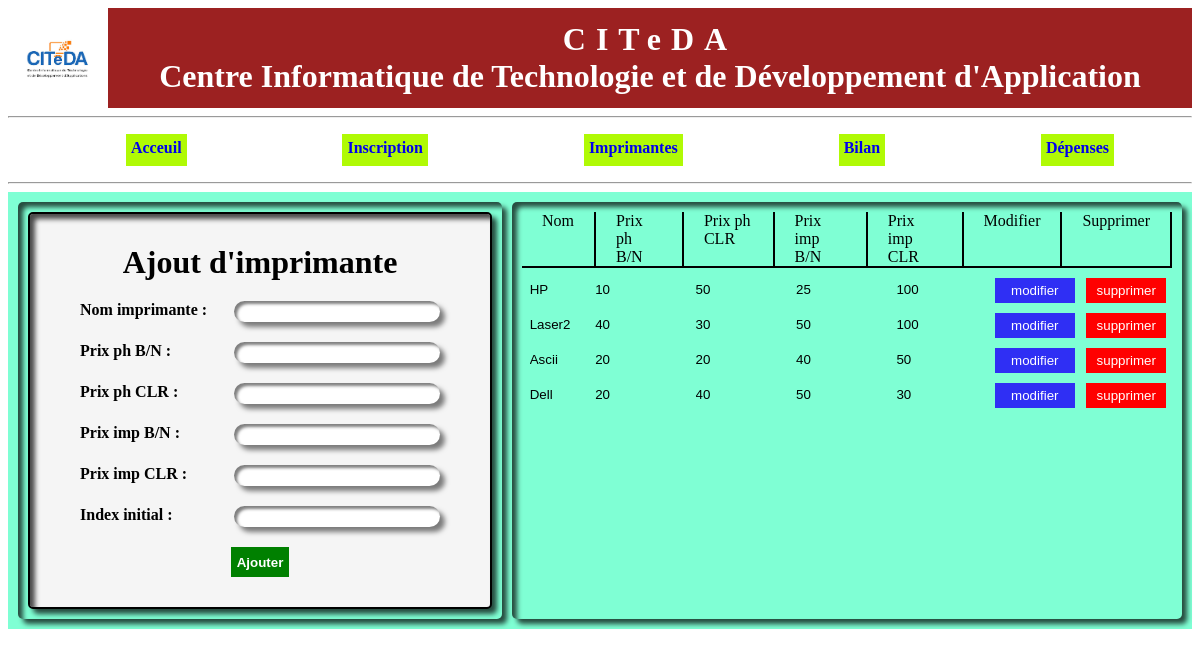
/imprimante.php (signed in), run on an earlier commit of the app's database.
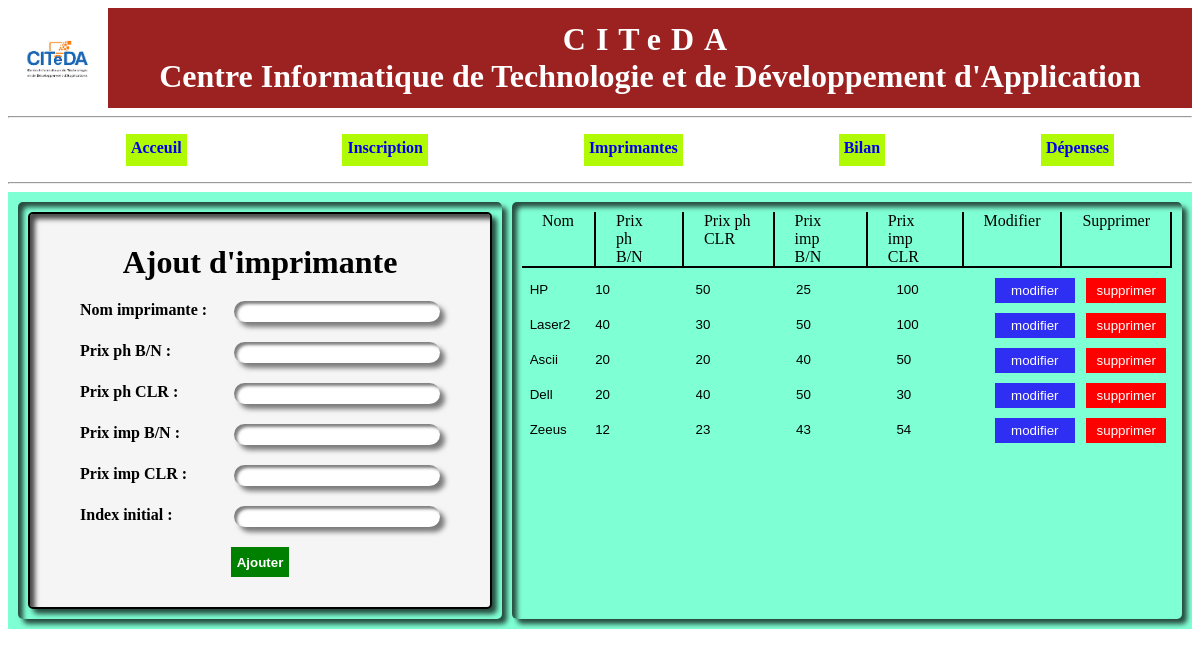
And on a later commit of the database.
### tables this page shows
CREATE TABLE `imprimente` (
  `idimpr` int(10) NOT NULL,
  `nomimpr` varchar(30) NOT NULL,
  `prixphbn` int(10) NOT NULL,
  `priximbn` int(10) NOT NULL,
  `prixphclr` int(10) NOT NULL,
  `priximclr` int(10) NOT NULL
);

### imprimante.php (the view, shortened to what this page needs)
<!DOCTYPE html>
<html lang="en">
<head>
    <link rel="stylesheet" type="text/css" href="header.css">
    <link rel="stylesheet" type="text/css" href="imprimante.css">
</head>
<body>
<?php
try
{
$bdd = new PDO('mysql:host=localhost;dbname=citeda', 'root', '');
}
catch (Exception $e)
{
die('Erreur : ' . $e->getMessage());
}
 include"header.php";
?>
<div class="plage">
    <div class="gauche">
    <div>
     <form method="post" action="traitimpr.php">
        <div class="formulaire">
            <div>
            <center class="titre">
                <h1>Ajout d'imprimante</h1>
            </center>
                <div class="ligne">
                    <label>Nom imprimante : </label>
                    <input type="text" name="nomimpr" class="inp" required>
                </div>
                <div class="ligne">
                    <label>Prix ph B/N : </label>
                    <input type="number" name="prixphbn" class="inp" required>
                </div>
                <div class="ligne">
                    <label>Prix ph CLR : </label>
                    <input type="number" name="prixphclr" class="inp" required>
                </div>
                <div class="ligne">
                    <label>Prix imp B/N : </label>
                    <input type="number" name="priximpbn" class="inp" required>
                </div>
                <div class="ligne">
                    <label>Prix imp CLR : </label>
                    <input type="number" name="priximpclr" class="inp" required>
                </div>
                <div class="ligne">
                    <label>Index initial : </label>
                    <input type="number" name="index_init" class="inp" required>
                </div>
                <div class="btn">
                    <button class="btn2" name="ajouter">Ajouter</button>
                </div>
            </div>
        </div>
    </form>
    </div>
    </div>
    <div class="droite">
        <div class="tete">
            <div class="lab">Nom</div>
            <div class="lab">Prix ph B/N</div>
            <div class="lab">Prix ph CLR</div>
            <div class="lab">Prix imp B/N</div>
            <div class="lab">Prix imp CLR</div>
            <div class="lab">Modifier</div>
            <div class="lab">Supprimer</div>
        </div>
        <?php
            $req = $bdd->prepare('SELECT * FROM imprimente');
            $req->execute();
            while ($imprimante = $req->fetch()){
                ?>
                  <form action="traitimpr.php" method="GET">
                    <div class="corp">
                            <input type="text" name="nomimpr" value="<?php echo $imprimante['nomimpr']; ?>" class=" bas" style="width:50px;height: 20px;">
                            <input type="number" name="prixphbn" value="<?php echo $imprimante['prixphbn']; ?>" class=" bas" style="width:85px;height: 20px;">
                            <input type="number" name="prixphclr" value="<?php echo $imprimante['prixphclr']; ?>" class=" bas" style="width:85px;height: 20px;">
                            <input type="number" name="priximbn" value="<?php echo $imprimante['priximbn']; ?>" class=" bas" style="width:85px;height: 20px;">
                            <input type="number" name="priximclr" value="<?php echo $imprimante['priximclr']; ?>" class=" bas" style="width:85px;height: 20px;">
                            <a href="traitimpr.php?mod=oui&idimpr=<?php echo $imprimante['idimpr']; ?>
                            &nomimpr=<?php echo $imprimante['nomimpr'];?>
                            &prixphbn=<?php echo $imprimante['prixphbn'];?>
                            &prixphclr=<?php echo $imprimante['prixphclr'];?>
                            &priximbn=<?php echo $imprimante['priximbn']; ?>
                            &priximclr=<?php echo $imprimante['priximclr'];?>
                            "><input  type="submit" name="mod" value="modifier" class="bas-btn-mod" style="width:80px;height: 25px;"></a>
                            <a href="traitimpr.php?sup=supprimer&idimpr=<?php echo $imprimante['idimpr']?>"><input type="submit" name="sup" value="supprimer" class="bas-btn-sup" style="width:80px;height: 25px;"></a>
                    </div>
                  </form>
                <?php
            }
        ?>
    </div>
</div>
</body>
</html>

What changed in the data, as far as the page shows it:
added imprimente: nomimpr "Zeeus", prixphbn "12", prixphclr "23", priximbn "43", priximclr "54"
